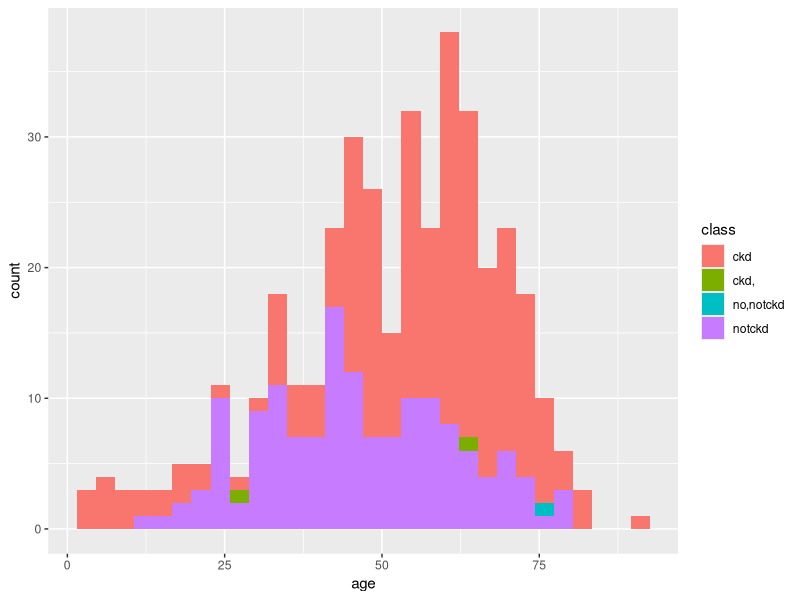
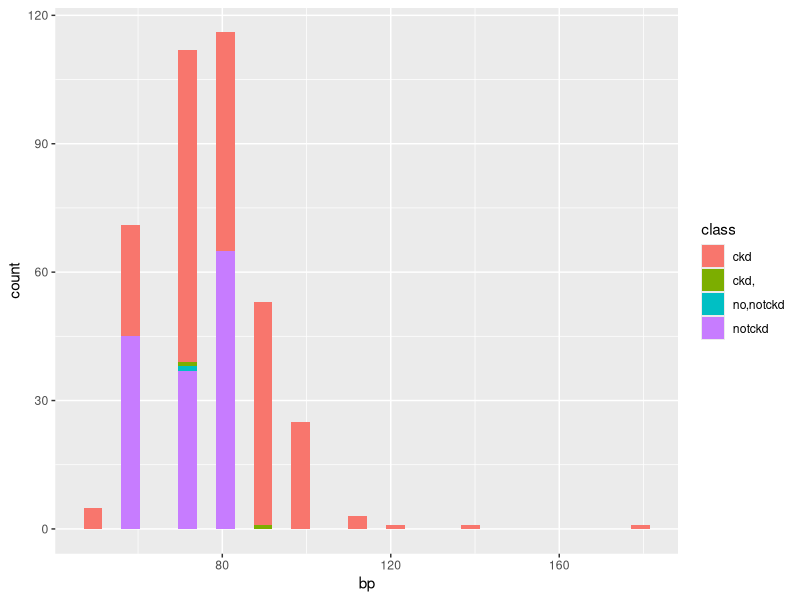
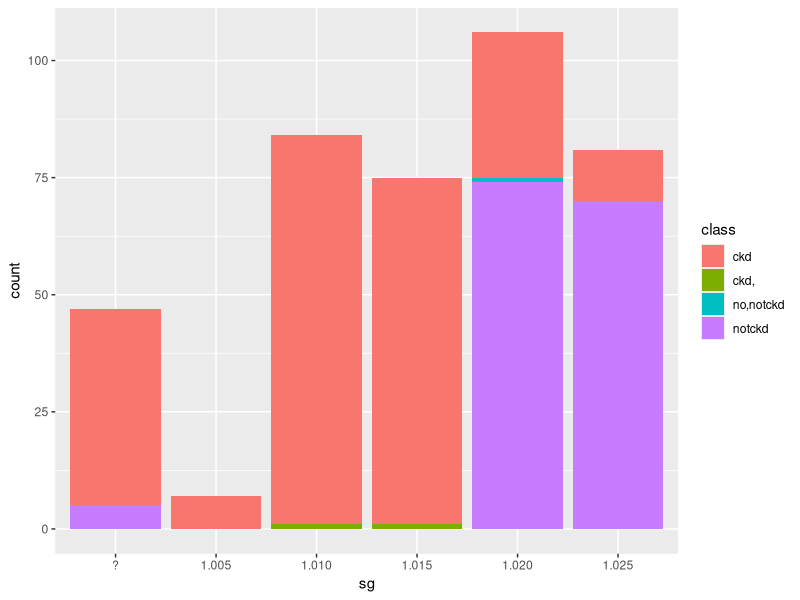
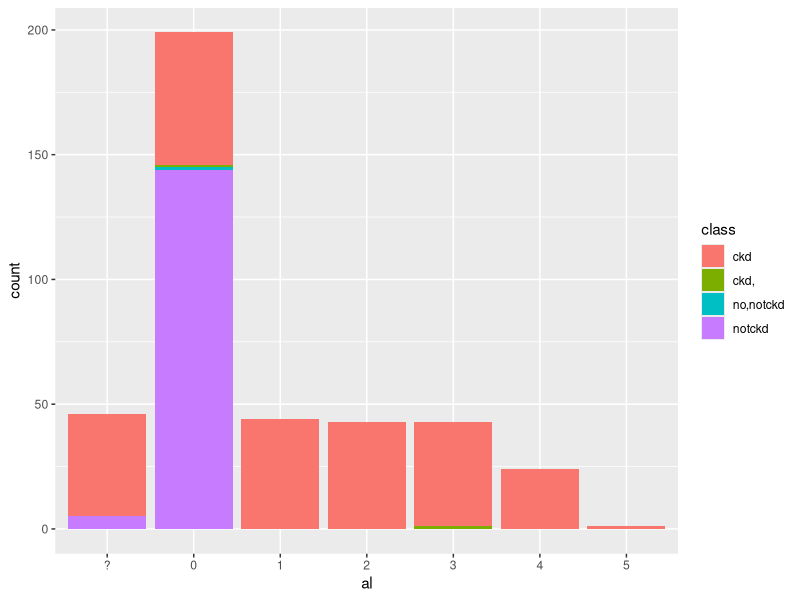
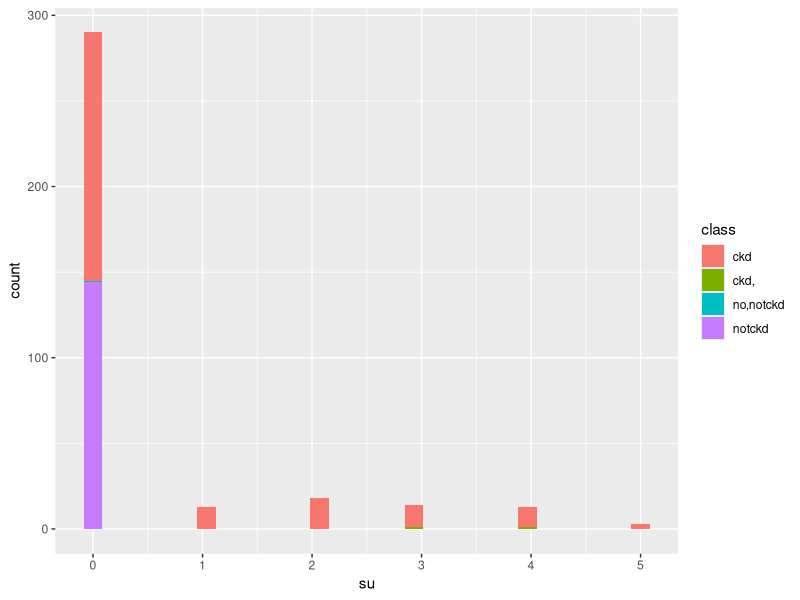
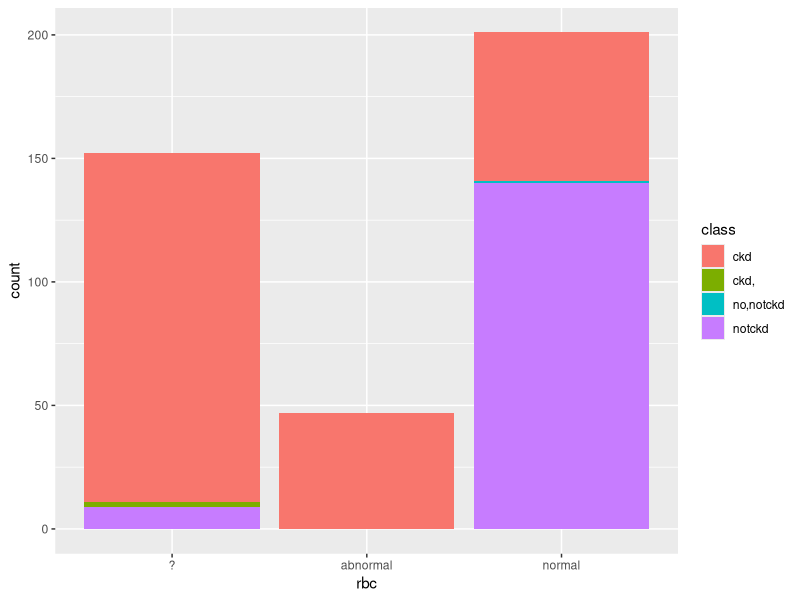
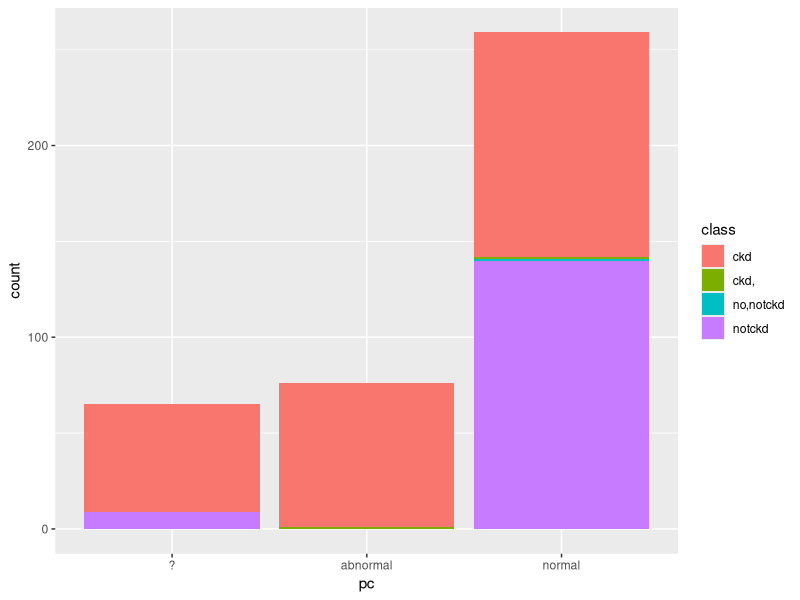
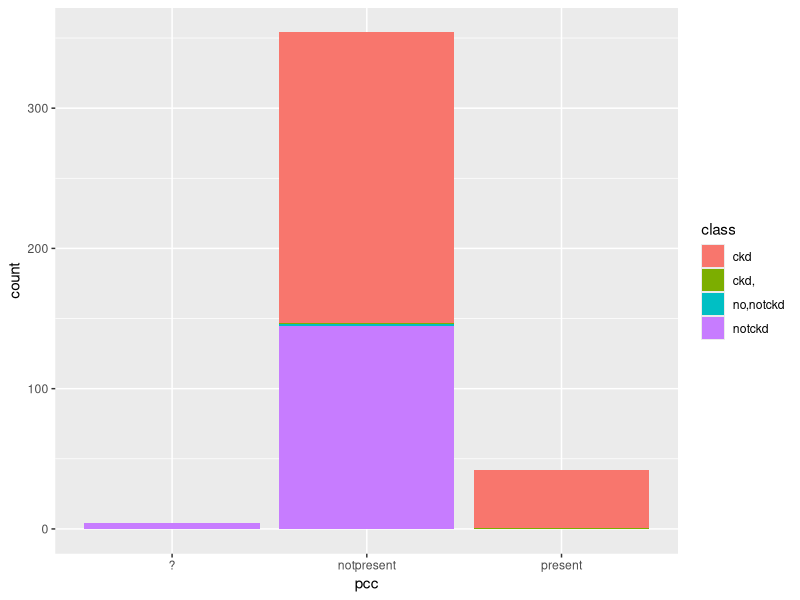

R code for these plots, in order:
## ---- chunk 1
library(tidyverse)
kdata <- read_csv("csv_result-chronic_kidney_disease_full.csv")
kdata <- kdata %>% mutate_at(c('age','bp', 'su', 'bgr', 'bu',
                  'sc', 'sod', 'pot', 'hemo',
                  'pcv', 'wbcc', 'rbcc'), ~as.numeric(.))
## ---- chunk 2
kdata
## ---- chunk 3
names <- names(kdata)
for (name in names[-1])
{
  if (name %in% c('age','bp', 'su', 'bgr', 'bu',
                  'sc', 'sod', 'pot', 'hemo',
                  'pcv', 'wbcc', 'rbcc')){
    print(
    ggplot(data = kdata) +
     geom_histogram(mapping = aes_(x = as.name(name), fill = substitute(class)))
          )
  }
  else{
    print(
    ggplot(data = kdata) +
     geom_bar(mapping = aes_(x = as.name(name), fill = substitute(class))
              )
    )
  }
}
